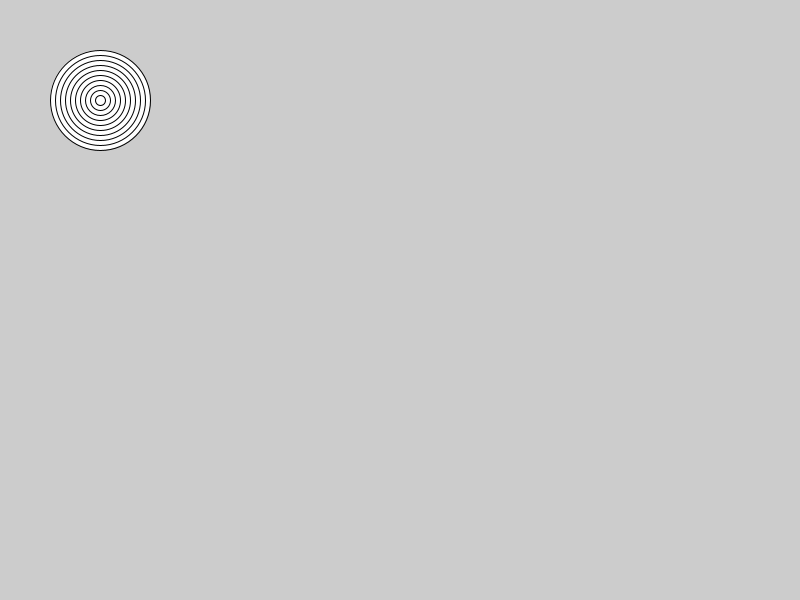
Frame 1 (no input)
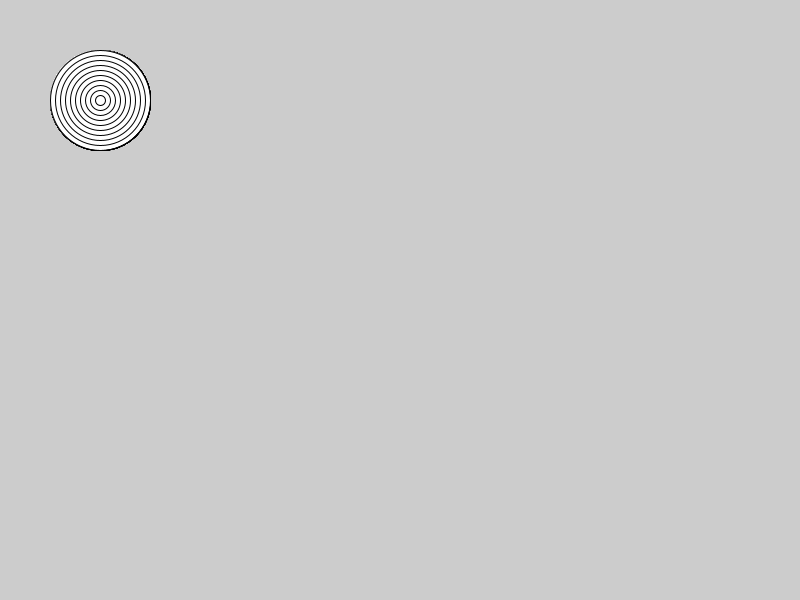
Frame 60 (the mouse pressed at the canvas centre just before this capture)
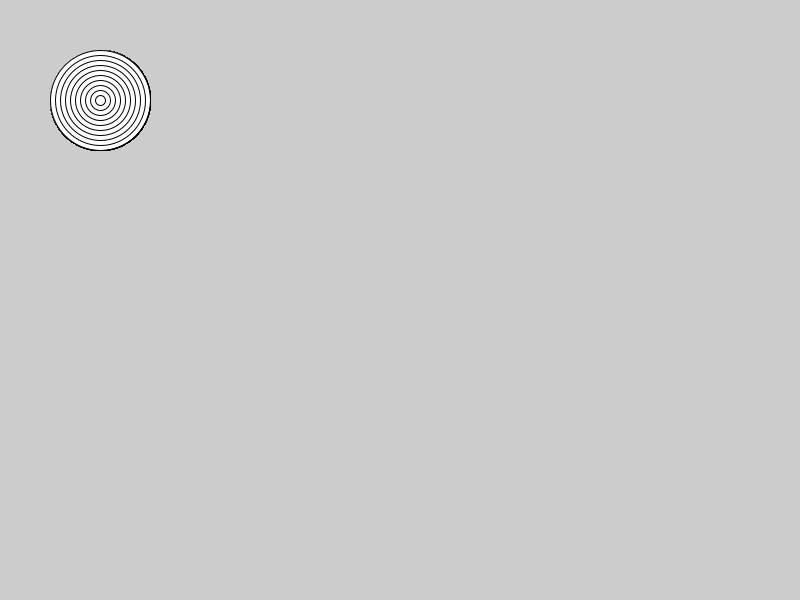
Frame 120 (the mouse held since frame 60 and released just before this capture)

The Processing sketch that drew these frames (run headless with seeded random() and noise(); from frame 60 on, the mouse is pressed at the canvas centre):

// Processing sketch: Bullseye
// ── Bullseye.pde
void draw(){
ellipse(100,100,100,100);
ellipse(100,100,90,90);
ellipse(100,100,80,80);
ellipse(100,100,70,70);
ellipse(100,100,60,60);
ellipse(100,100,50,50);
ellipse(100,100,40,40);
ellipse(100,100,30,30);
ellipse(100,100,20,20);
ellipse(100,100,10,10);
}
void setup(){
size(800,600);
}
